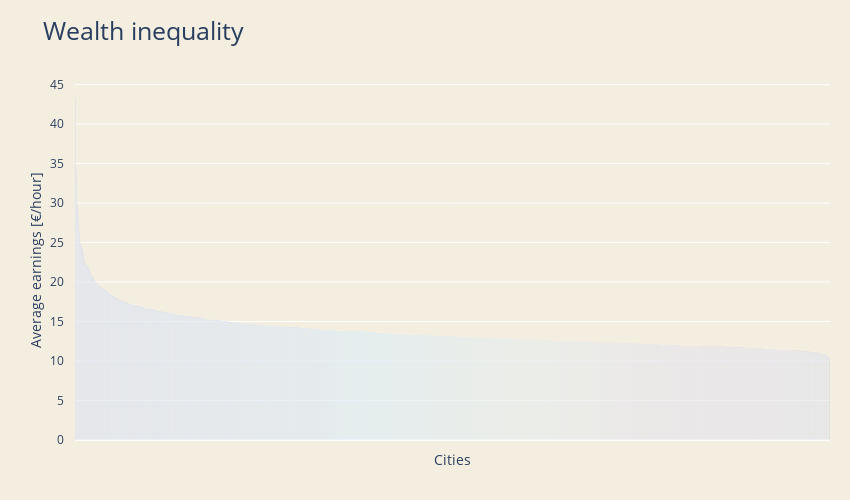

This figure's notebook cell:
### Code cell
trace1 = go.Bar(
    x = locations,
    y = wage,
    name='Wealth inequality',
    marker=dict(
        color=samples,
        colorscale='Jet',
    ),
    opacity=0.6
)

data = [trace1]

layout = go.Layout(
    barmode='stack',
    title = 'Wealth inequality',
    titlefont=dict(size=25),
    width=850,
    height=500,
    margin=go.layout.Margin(
        l=75,
        r=20,
        b=60,
        t=80,
        pad=10
    ),
    paper_bgcolor='rgb(244, 238, 225)',
    plot_bgcolor='rgb(244, 238, 225)',
    xaxis=dict(
        title= 'Cities',
        autorange=True,
        showgrid=False,
        zeroline=False,
        showline=False,
        tickmode="auto",
        ticks='',
        showticklabels=False
    ),
    yaxis = dict(
        title= 'Average earnings [€/hour]',
        anchor = 'x',
        rangemode='tozero'
    ),
)

fig = go.Figure(data=data, layout=layout)
py.iplot(fig)

### Figure 1 — Plotly figure (JSON) as saved in the notebook; plotly's stock layout.template omitted (floating-point values rounded to 4 significant figures; data arrays with more than 128 entries replaced by an {"elided": "..."} marker saying what was removed)
{"data": [{"marker": {"color": {"elided": "5056 int values"}, "colorscale": [[0.0, "rgb(0,0,131)"], [0.2, "rgb(0,60,170)"], [0.4, "rgb(5,255,255)"], [0.6, "rgb(255,255,0)"], [0.8, "rgb(250,0,0)"], [1.0, "rgb(128,0,0)"]]}, "name": "Wealth inequality", "opacity": 0.6, "x": {"elided": "5056 str values"}, "y": {"elided": "5056 float values"}, "type": "bar"}], "layout": {"barmode": "stack", "height": 500, "margin": {"b": 60, "l": 75, "pad": 10, "r": 20, "t": 80}, "paper_bgcolor": "rgb(244, 238, 225)", "plot_bgcolor": "rgb(244, 238, 225)", "title": {"font": {"size": 25}, "text": "Wealth inequality"}, "width": 850, "xaxis": {"autorange": true, "showgrid": false, "showline": false, "showticklabels": false, "tickmode": "auto", "ticks": "", "title": {"text": "Cities"}, "zeroline": false}, "yaxis": {"anchor": "x", "rangemode": "tozero", "title": {"text": "Average earnings [€/hour]"}}}}
